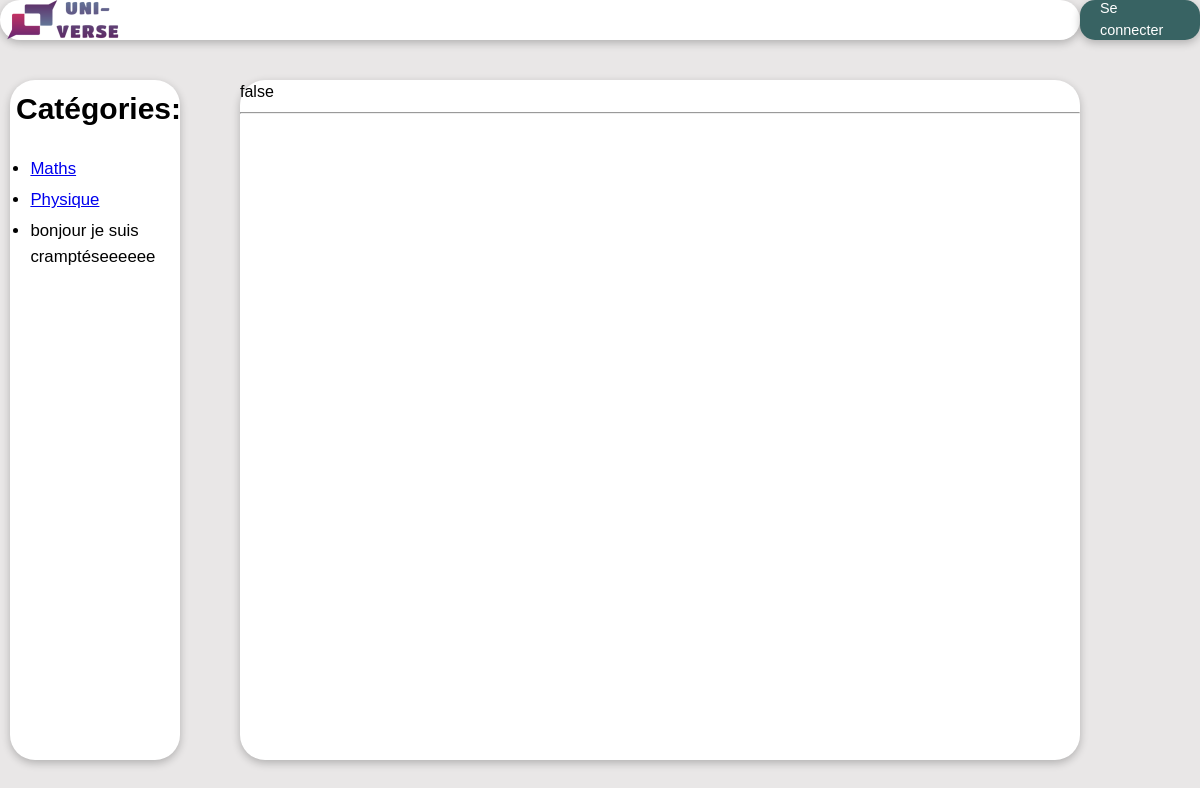
The app's page /page1.php, older data.
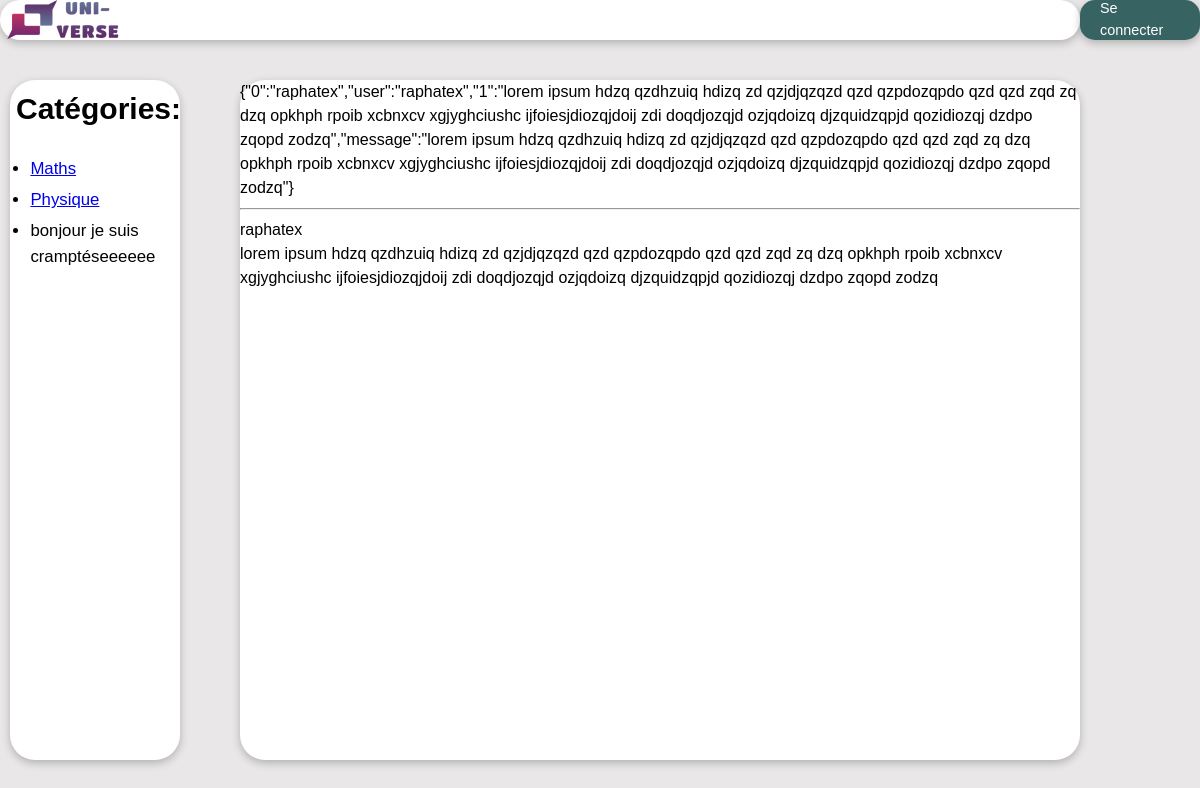
The same page, newer data.
### tables this page shows
CREATE TABLE `messages` (
  `id` int(255) NOT NULL,
  `user` varchar(255) NOT NULL,
  `message` text NOT NULL
);

### page1.php (the view, shortened to what this page needs)
<!DOCTYPE html>
<link href="Page1.css" rel="stylesheet" media="all" />
<html lang="fr">
  <head>
  </head>
  <body>
    <?php
    include 'bdd.php';
    $req = $bdd->query("SELECT `user`,`message` FROM `messages`");
    $messages = $req->fetch();
    ?>
    <div class="container">
      <div class="parent">
        <div class="haut">
          <div class="logo">
            <img class="image_logo" src="Logo_Uni-verse.png" alt="Uni'Verse" />
          </div>
        </div>
        <div class="message">
        <?php
        echo json_encode($messages);
        ?>
        <hr>
        <?php
        for ($i = 0; $i <= count($messages)-3; $i++) {
          echo "$messages[$i] <br>";
        }
        ?>
        </div>
        <div class="gauche">
          <h2 class="titre_catégories">Catégories:</h2>
          <ul class="liste_catégories" style="font-size: 25px">
            <li class="element_liste_catégories">
              <a href="Page2.html">Maths</a>
            </li>
            <li class="element_liste_catégories">
              <a href="Page3.html">Physique</a>
            </li>
            <li class="element_liste_catégories">
              bonjour je suis cramptéseeeeee
            </li>
          </ul>
        </div>
        <?php
          if (isset($_SESSION['connecte'])){
            ?>
            <a href="profile.php" class="connection"><?php echo $_SESSION['username'];?></a>
            <?php
          }
          else{
            ?>
            <a href="login.html" class="connection">Se connecter</a>
            <?php
          }
        ?>
        <div class="espace-haut"></div>
      </div>
    </div>
  </body>
</html>

### Page1.css (style rules this page uses)
body { margin: 0; padding: 0; overflow: hidden; background-color: rgb(233, 231, 231); font-family: Arial, Helvetica, sans-serif; line-height: 1.5; }
.container { height: 100vh; overflow: auto; }
.parent { display: grid; grid-template-columns: 15% 5% 70% 10%; grid-template-rows: auto 1fr auto; }
.titre_catégories { margin:0.5vw; font-size: 2.5vw; }
.liste_catégories { padding-left: 1.7vw; }
.element_liste_catégories { padding-bottom:0.5vw ; list-style-type: symbols(A,B,C); font-size: 1.4vw; text-align: left; }
.haut, .gauche, .message { border-radius: 25px; background-color: white; box-shadow: rgba(0, 0, 0, 0.24) 0px 3px 8px; }
.haut { height: 5vh; grid-row: 1; grid-column: 1 / 4; display: grid; grid-template-columns: 50% 50%; grid-template-rows:5vh; }
.connection { display: flex; flex-direction: row; align-items: center; margin: auto; padding: 0px 20px; font-size: 1.2vw; background-color: rgb(56, 99, 99); color: white; border-radius: 15px; box-shadow: rgba(0, 0, 0, 0.24) 0px 3px 8px; height: 5vh; grid-row: 1; grid-column: 4; cursor: pointer; text-decoration: none; }
.image_logo { height: 100%; width: auto; }
.gauche { margin-left: 10px; height: 85vh; grid-row: 3; grid-column: 1; }
.message { height: 85vh; grid-row: 3; grid-column: 3; }
.espace-haut { display: block; height: 5vh; grid-row: 2; grid-column: 1/5; }

Row changes from the older to the newer data that the page shows:
added messages: user "raphatex", message "lorem ipsum hdzq qzdhzuiq hdizq zd qzjdjqzqzd qzd qzpdozqpdo qzd qzd zqd zq dzq opkhph rpoib xcbnxcv xgjyghciushc ijfoiesjdiozqjdoij zdi doqdjozqjd ozjqdoizq djzquidzqpjd qozidiozqj dzdpo zqopd zodzq"
Text that changed along with them:
json_encode($messages): "false" → "{\"0\":\"raphatex\",\"user\":\"raphatex\",\"1\":\"lorem ipsum hdzq qzdhzuiq hdizq zd qzjdjqzqzd qzd qzpdozqpdo qzd qzd zqd zq dzq opkhph rpoib xcbnxcv xgjyghciushc ijfoiesjdiozqjdoij zdi doqdjozqjd ozjqdoizq djzquidzqpjd qozidiozqj dzdpo zqopd zodzq\",\"message\":\"lorem ipsum hdzq qzdhzuiq hdizq zd qzjdjqzqzd qzd qzpdozqpdo qzd qzd zqd zq dzq opkhph rpoib xcbnxcv xgjyghciushc ijfoiesjdiozqjdoij zdi doqdjozqjd ozjqdoizq djzquidzqpjd qozidiozqj dzdpo zqopd zodzq\"}"
